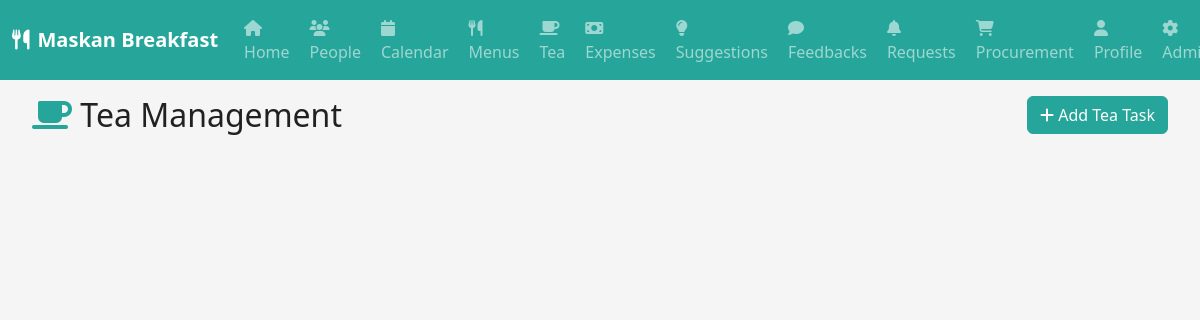
Page /tea (signed in) on the earlier database version.
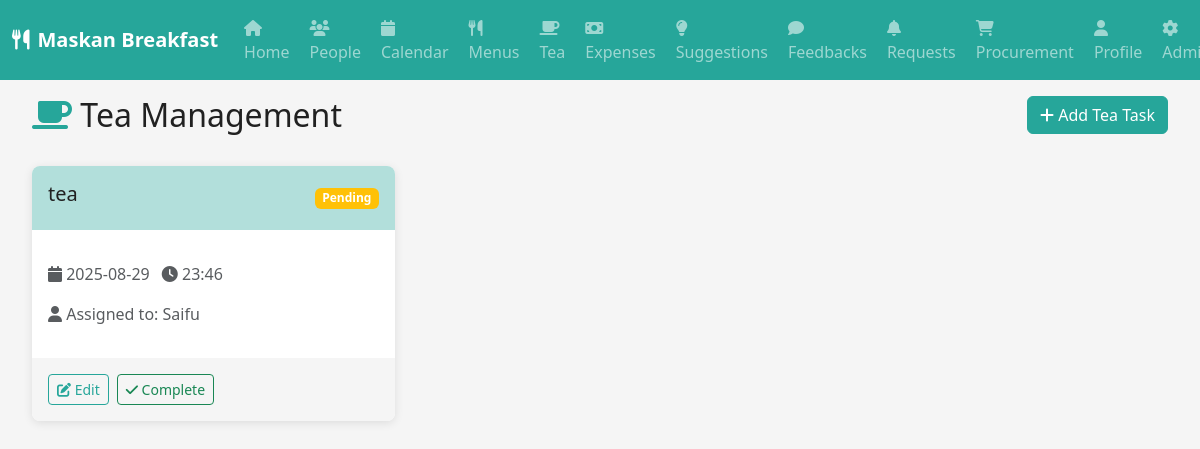
Same page on the later database version.
### models.py (models this page shows)
class TeaTask(db.Model):
    id = db.Column(db.Integer, primary_key=True)
    title = db.Column(db.String(100), nullable=False)
    description = db.Column(db.Text)
    date = db.Column(db.Date, nullable=False)
    time = db.Column(db.String(10), nullable=False)
    assigned_to_id = db.Column(db.Integer, db.ForeignKey('user.id'))
    created_by_id = db.Column(db.Integer, db.ForeignKey('user.id'))
    floor = db.Column(db.Integer, nullable=False)
    status = db.Column(db.String(20), default='pending')
    created_at = db.Column(db.DateTime, default=datetime.utcnow)
    assigned_to = db.relationship('User', foreign_keys=[assigned_to_id])
    created_by = db.relationship('User', foreign_keys=[created_by_id])

class User(db.Model):
    id = db.Column(db.Integer, primary_key=True)
    username = db.Column(db.String(64), unique=True, nullable=True)
    email = db.Column(db.String(120), unique=True, nullable=False)
    password_hash = db.Column(db.String(256))
    role = db.Column(db.String(20), nullable=False)
    floor = db.Column(db.Integer, nullable=True)
    is_verified = db.Column(db.Boolean, default=False)
    profile_pic = db.Column(db.String(200), nullable=True)
    created_at = db.Column(db.DateTime, default=datetime.utcnow)
    updated_at = db.Column(db.DateTime, default=datetime.utcnow, onupdate=datetime.utcnow)

### routes.py (the view, shortened to what this page needs)
@app.route('/tea', methods=['GET', 'POST'])
def tea():
    if 'user_id' not in session:
        return redirect(url_for('login'))
    user = User.query.get(session['user_id'])
    tea_tasks = TeaTask.query.filter_by(floor=user.floor).order_by(TeaTask.date.desc()).all()
    floor_users = User.query.filter_by(floor=user.floor).all()
    return render_template('tea.html', user=user, tea_tasks=tea_tasks, floor_users=floor_users)

### routes.py (called while the page is built)
@app.context_processor
def inject_user():
    if 'user_id' in session:
        user = User.query.get(session['user_id'])
        return dict(current_user=user)
    return dict(current_user=None)

### templates/tea.html (shortened to what this page needs)
{% extends "base.html" %}
{% block content %}
<div class="container-fluid">
    <div class="row mb-4">
        <div class="col-md-6">
            <h2>
                <i class="fas fa-coffee text-teal"></i> Tea Management
            </h2>
        </div>
        <div class="col-md-6 text-end">
            {% if current_user.role in ['admin', 'teaManager'] %}
            <button class="btn btn-teal" data-bs-toggle="modal" data-bs-target="#addTeaTaskModal">
                <i class="fas fa-plus"></i> Add Tea Task
            </button>
            {% endif %}
        </div>
    </div>
    <div class="row">
        {% for task in tea_tasks %}
        <div class="col-md-6 col-lg-4 mb-3">
            <div class="tea-card">
                <div class="tea-header">
                    <h5>{{ task.title }}</h5>
                    <span class="badge bg-warning">{{ task.status.title() }}</span>
                </div>
                <div class="tea-body">
                    <p class="text-muted">
                        <i class="fas fa-calendar"></i> {{ task.date.strftime('%Y-%m-%d') }}
                        <i class="fas fa-clock ms-2"></i> {{ task.time }}
                    </p>
                    {% if task.assigned_to %}
                    <p class="text-muted">
                        <i class="fas fa-user"></i> Assigned to: {{ task.assigned_to.username or task.assigned_to.email }}
                    </p>
                    {% endif %}
                </div>
                {% if current_user.role in ['admin', 'teaManager'] %}
                <div class="tea-actions">
                    <button class="btn btn-sm btn-outline-teal">
                        <i class="fas fa-edit"></i> Edit
                    </button>
                    <button class="btn btn-sm btn-outline-success">
                        <i class="fas fa-check"></i> Complete
                    </button>
                </div>
                {% endif %}
            </div>
        </div>
        {% endfor %}
    </div>
</div>
{% endblock %}

Differences in the rows shown:
added TeaTask: title "tea", status "Pending", date "2025-08-29", time "23:46", assigned_to "Saifu"
